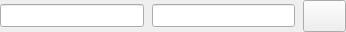
<?xml version="1.0" encoding="UTF-8"?>
<ui version="4.0">
 <class>Form</class>
 <widget class="QWidget" name="Form">
  <property name="geometry">
   <rect>
    <x>0</x>
    <y>0</y>
    <width>346</width>
    <height>32</height>
   </rect>
  </property>
  <property name="minimumSize">
   <size>
    <width>0</width>
    <height>32</height>
   </size>
  </property>
  <property name="maximumSize">
   <size>
    <width>16777215</width>
    <height>48</height>
   </size>
  </property>
  <property name="font">
   <font>
    <pointsize>10</pointsize>
   </font>
  </property>
  <property name="windowTitle">
   <string>Form</string>
  </property>
  <layout class="QHBoxLayout" name="horizontalLayout">
   <property name="spacing">
    <number>8</number>
   </property>
   <property name="leftMargin">
    <number>0</number>
   </property>
   <property name="topMargin">
    <number>0</number>
   </property>
   <property name="rightMargin">
    <number>0</number>
   </property>
   <property name="bottomMargin">
    <number>0</number>
   </property>
   <item>
    <widget class="QLineEdit" name="lineEdit_IP">
     <property name="readOnly">
      <bool>true</bool>
     </property>
    </widget>
   </item>
   <item>
    <widget class="QLineEdit" name="lineEdit_Port">
     <property name="readOnly">
      <bool>true</bool>
     </property>
    </widget>
   </item>
   <item>
    <widget class="QPushButton" name="pushButton">
     <property name="minimumSize">
      <size>
       <width>32</width>
       <height>32</height>
      </size>
     </property>
     <property name="maximumSize">
      <size>
       <width>48</width>
       <height>48</height>
      </size>
     </property>
     <property name="text">
      <string/>
     </property>
    </widget>
   </item>
  </layout>
 </widget>
 <resources/>
 <connections/>
</ui>
